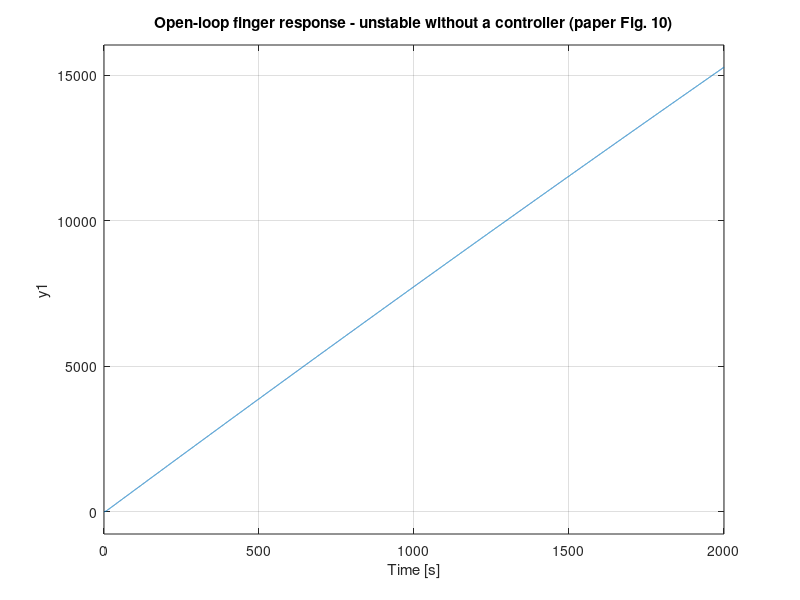

Reproduce this figure in MATLAB.
function G_plant = plant_modeling()
%PLANT_MODELING  DC-motor + finger-joint plant model for the prosthetic hand.
%
%   G_plant = plant_modeling()
%
%   Reproduces the plant described in:
%     Orban, Zhang, Lu, Marcal, Emad, Masengo, "Precise Control Method on
%     Prosthetic Hand Using sEMG Signals," ICCTA 2020 (Section II-B,
%     Table 2, Eq. 1-2).
%
%   All five fingers are driven by identical FAULHABER 1024-SR DC motors,
%   so this single plant model is reused for every finger channel in
%   runController.m.
%
%   -------------------------------------------------------------------
%   Eq. 1 (raw DC-motor model, voltage -> shaft angle) is:
%
%       theta(s)/V(s) = kt / [ La*Jm*s^3 + (Ra + La*Bm)*s^2 + (Ra*Bm + Kb*Ksh)*s ]
%
%   Table 2 gives Va, Ra, La, Ia, omega, J, Ksh and Kb numerically, but it
%   does NOT give Bm (viscous friction coefficient), so Eq. 1 cannot be
%   evaluated from the paper alone. This is exactly why the paper says
%   "Design by using analytical methods is not applicable especially
%   when the system plant mathematical model does not exist" and instead
%   identifies the OVERALL plant (motor + gearing/tendon wiring) directly
%   from voltage/angle data using MATLAB's System Identification Toolbox.
%   That identified result is Eq. 2 below, and it is what the paper's PID
%   design (and this controller) actually uses.
%   -------------------------------------------------------------------

    %% Table 2 - DC motor / mechanical parameters (kept for reference,
    %  e.g. if you later re-identify the plant from your own hardware)
    motorParams.Va  = 12;       % armature voltage        (V)
    motorParams.Ra  = 1.36;     % armature resistance     (ohm)
    motorParams.La  = 0.016;    % armature inductance     (H)
    motorParams.Ia  = 0.016;    % armature current        (A)
    motorParams.w   = 1277;     % angular speed           (rad/s)
    motorParams.J   = 0.012;    % rotor inertia           (kg m^2)
    motorParams.Ksh = 0.00233;  % torque constant         (Nm/A)
    motorParams.Kb  = 0.00244;  % back-emf constant       (Vs/rad)
    assignin('base','motorParams',motorParams);

    %% Eq. 2 - overall identified plant, voltage -> finger joint angle
    num = [1.228e-05, -0.00826, 4.168, 0.1582];
    den = [1, 2.036, 0.6095, 0.02007, 6.027e-07];
    G_plant = tf(num, den);

    %% --- How to re-identify this plant from your own hardware ---------
    % If/when you have real Simulink "To Workspace" logs of applied
    % voltage vs. measured finger angle (see setup_prosthetic_controller.m
    % and Fig.7/Fig.8 of the paper), replace the block above with:
    %
    %   data = iddata(measuredAngle, appliedVoltage, Ts);
    %   sysID = tfest(data, 3, 2);      % 3 poles, 2 zeros -> matches Eq.2 order
    %   G_plant = tf(sysID);
    %
    % (System Identification Toolbox required.)

    if nargout == 0
        figure('Name','Open-loop step response (no controller)');
        step(G_plant);
        grid on;
        title('Open-loop finger response - unstable without a controller (paper Fig. 10)');
    end
end
